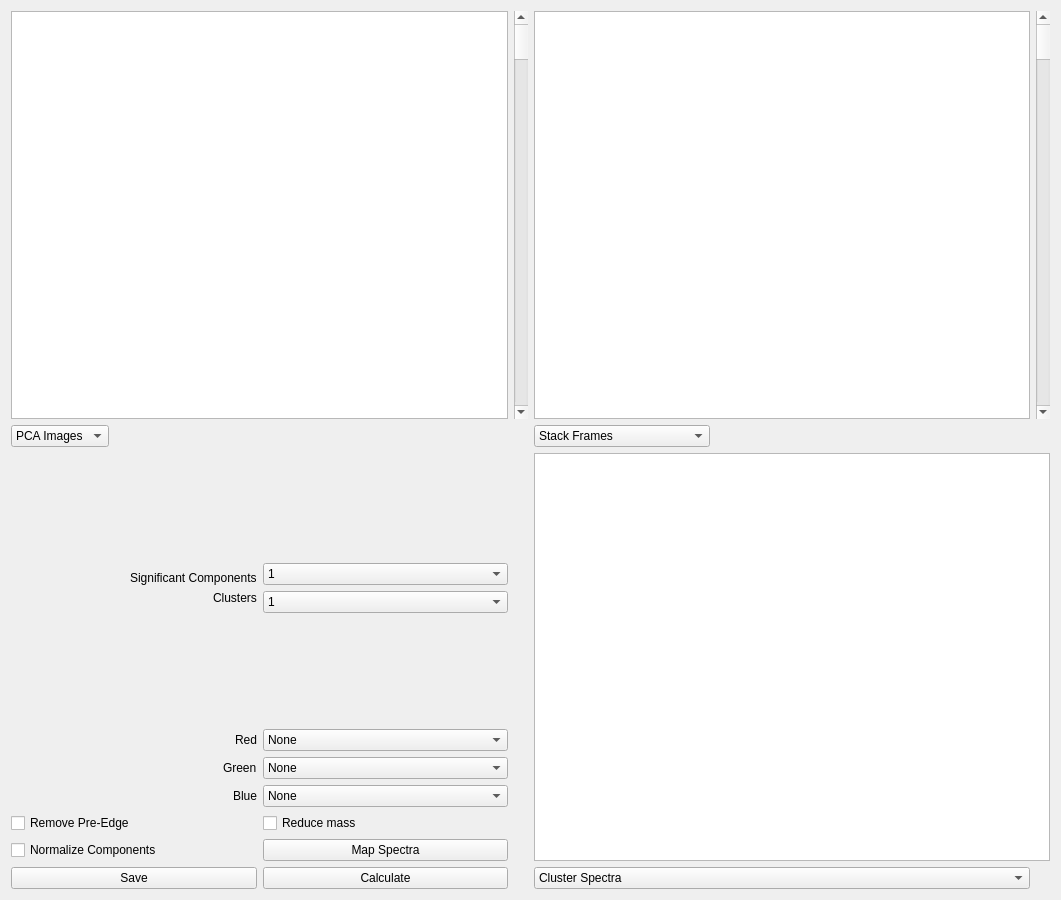
<?xml version="1.0" encoding="UTF-8"?>
<ui version="4.0">
 <class>pcaViewer</class>
 <widget class="QWidget" name="pcaViewer">
  <property name="geometry">
   <rect>
    <x>0</x>
    <y>0</y>
    <width>1061</width>
    <height>900</height>
   </rect>
  </property>
  <property name="windowTitle">
   <string>PCA Viewer</string>
  </property>
  <layout class="QGridLayout" name="gridLayout">
   <item row="1" column="3">
    <widget class="QScrollBar" name="stackSlider">
     <property name="sizePolicy">
      <sizepolicy hsizetype="Fixed" vsizetype="Preferred">
       <horstretch>0</horstretch>
       <verstretch>0</verstretch>
      </sizepolicy>
     </property>
     <property name="orientation">
      <enum>Qt::Vertical</enum>
     </property>
    </widget>
   </item>
   <item row="2" column="0">
    <widget class="QComboBox" name="pcaCombo">
     <property name="sizePolicy">
      <sizepolicy hsizetype="Fixed" vsizetype="Fixed">
       <horstretch>0</horstretch>
       <verstretch>0</verstretch>
      </sizepolicy>
     </property>
     <item>
      <property name="text">
       <string>PCA Images</string>
      </property>
     </item>
     <item>
      <property name="text">
       <string>Clusters</string>
      </property>
     </item>
    </widget>
   </item>
   <item row="1" column="0">
    <widget class="ImageView" name="pcaMaps">
     <property name="sizePolicy">
      <sizepolicy hsizetype="Expanding" vsizetype="Expanding">
       <horstretch>0</horstretch>
       <verstretch>0</verstretch>
      </sizepolicy>
     </property>
    </widget>
   </item>
   <item row="2" column="2">
    <widget class="QComboBox" name="stackCombo">
     <property name="sizePolicy">
      <sizepolicy hsizetype="Fixed" vsizetype="Fixed">
       <horstretch>0</horstretch>
       <verstretch>0</verstretch>
      </sizepolicy>
     </property>
     <item>
      <property name="text">
       <string>Stack Frames</string>
      </property>
     </item>
     <item>
      <property name="text">
       <string>PCA Filtered Stack Frames</string>
      </property>
     </item>
     <item>
      <property name="text">
       <string>Component Maps</string>
      </property>
     </item>
     <item>
      <property name="text">
       <string>RGB Map</string>
      </property>
     </item>
     <item>
      <property name="text">
       <string>R-factor Map</string>
      </property>
     </item>
    </widget>
   </item>
   <item row="1" column="2">
    <widget class="ImageView" name="stackMaps">
     <property name="sizePolicy">
      <sizepolicy hsizetype="Expanding" vsizetype="Expanding">
       <horstretch>0</horstretch>
       <verstretch>0</verstretch>
      </sizepolicy>
     </property>
    </widget>
   </item>
   <item row="3" column="2" colspan="2">
    <widget class="PlotWidget" name="spectraPlot">
     <property name="sizePolicy">
      <sizepolicy hsizetype="Expanding" vsizetype="Expanding">
       <horstretch>0</horstretch>
       <verstretch>0</verstretch>
      </sizepolicy>
     </property>
    </widget>
   </item>
   <item row="1" column="1">
    <widget class="QScrollBar" name="pcaSlider">
     <property name="sizePolicy">
      <sizepolicy hsizetype="Fixed" vsizetype="Preferred">
       <horstretch>0</horstretch>
       <verstretch>0</verstretch>
      </sizepolicy>
     </property>
     <property name="orientation">
      <enum>Qt::Vertical</enum>
     </property>
    </widget>
   </item>
   <item row="4" column="2">
    <widget class="QComboBox" name="plotCombo">
     <item>
      <property name="text">
       <string>Cluster Spectra</string>
      </property>
     </item>
     <item>
      <property name="text">
       <string>Eigen Values</string>
      </property>
     </item>
     <item>
      <property name="text">
       <string>Point Spectrum</string>
      </property>
     </item>
    </widget>
   </item>
   <item row="3" column="0" rowspan="2">
    <layout class="QGridLayout" name="gridLayout_2">
     <item row="10" column="5">
      <widget class="QComboBox" name="redCombo">
       <item>
        <property name="text">
         <string>None</string>
        </property>
       </item>
      </widget>
     </item>
     <item row="11" column="4" alignment="Qt::AlignRight">
      <widget class="QLabel" name="label_4">
       <property name="text">
        <string>Green</string>
       </property>
      </widget>
     </item>
     <item row="12" column="4" alignment="Qt::AlignRight">
      <widget class="QLabel" name="label_5">
       <property name="text">
        <string>Blue</string>
       </property>
      </widget>
     </item>
     <item row="14" column="4" alignment="Qt::AlignLeft">
      <widget class="QCheckBox" name="preEdgeButton">
       <property name="sizePolicy">
        <sizepolicy hsizetype="Preferred" vsizetype="Fixed">
         <horstretch>0</horstretch>
         <verstretch>0</verstretch>
        </sizepolicy>
       </property>
       <property name="text">
        <string>Remove Pre-Edge</string>
       </property>
      </widget>
     </item>
     <item row="16" column="4">
      <widget class="QPushButton" name="saveButton">
       <property name="sizePolicy">
        <sizepolicy hsizetype="Preferred" vsizetype="Fixed">
         <horstretch>0</horstretch>
         <verstretch>0</verstretch>
        </sizepolicy>
       </property>
       <property name="text">
        <string>Save</string>
       </property>
      </widget>
     </item>
     <item row="11" column="5">
      <widget class="QComboBox" name="greenCombo">
       <item>
        <property name="text">
         <string>None</string>
        </property>
       </item>
      </widget>
     </item>
     <item row="15" column="5">
      <widget class="QPushButton" name="mapButton">
       <property name="sizePolicy">
        <sizepolicy hsizetype="Preferred" vsizetype="Fixed">
         <horstretch>0</horstretch>
         <verstretch>0</verstretch>
        </sizepolicy>
       </property>
       <property name="text">
        <string>Map Spectra</string>
       </property>
      </widget>
     </item>
     <item row="10" column="4" alignment="Qt::AlignRight">
      <widget class="QLabel" name="label_3">
       <property name="text">
        <string>Red</string>
       </property>
      </widget>
     </item>
     <item row="9" column="5" alignment="Qt::AlignTop">
      <widget class="QComboBox" name="nClustersCombo">
       <item>
        <property name="text">
         <string>1</string>
        </property>
       </item>
       <item>
        <property name="text">
         <string>2</string>
        </property>
       </item>
       <item>
        <property name="text">
         <string>3</string>
        </property>
       </item>
       <item>
        <property name="text">
         <string>4</string>
        </property>
       </item>
       <item>
        <property name="text">
         <string>5</string>
        </property>
       </item>
       <item>
        <property name="text">
         <string>6</string>
        </property>
       </item>
       <item>
        <property name="text">
         <string>7</string>
        </property>
       </item>
       <item>
        <property name="text">
         <string>8</string>
        </property>
       </item>
       <item>
        <property name="text">
         <string>9</string>
        </property>
       </item>
       <item>
        <property name="text">
         <string>10</string>
        </property>
       </item>
      </widget>
     </item>
     <item row="8" column="5" alignment="Qt::AlignBottom">
      <widget class="QComboBox" name="nPCCombo">
       <item>
        <property name="text">
         <string>1</string>
        </property>
       </item>
       <item>
        <property name="text">
         <string>2</string>
        </property>
       </item>
       <item>
        <property name="text">
         <string>3</string>
        </property>
       </item>
       <item>
        <property name="text">
         <string>4</string>
        </property>
       </item>
       <item>
        <property name="text">
         <string>5</string>
        </property>
       </item>
       <item>
        <property name="text">
         <string>6</string>
        </property>
       </item>
       <item>
        <property name="text">
         <string>7</string>
        </property>
       </item>
       <item>
        <property name="text">
         <string>8</string>
        </property>
       </item>
       <item>
        <property name="text">
         <string>9</string>
        </property>
       </item>
       <item>
        <property name="text">
         <string>10</string>
        </property>
       </item>
      </widget>
     </item>
     <item row="15" column="4" alignment="Qt::AlignLeft">
      <widget class="QCheckBox" name="normButton">
       <property name="text">
        <string>Normalize Components</string>
       </property>
      </widget>
     </item>
     <item row="12" column="5">
      <widget class="QComboBox" name="blueCombo">
       <item>
        <property name="text">
         <string>None</string>
        </property>
       </item>
      </widget>
     </item>
     <item row="16" column="5">
      <widget class="QPushButton" name="calcButton">
       <property name="sizePolicy">
        <sizepolicy hsizetype="Preferred" vsizetype="Fixed">
         <horstretch>0</horstretch>
         <verstretch>0</verstretch>
        </sizepolicy>
       </property>
       <property name="text">
        <string>Calculate</string>
       </property>
      </widget>
     </item>
     <item row="8" column="4" alignment="Qt::AlignRight|Qt::AlignBottom">
      <widget class="QLabel" name="label">
       <property name="sizePolicy">
        <sizepolicy hsizetype="Preferred" vsizetype="Preferred">
         <horstretch>0</horstretch>
         <verstretch>0</verstretch>
        </sizepolicy>
       </property>
       <property name="text">
        <string>Significant Components</string>
       </property>
      </widget>
     </item>
     <item row="9" column="4" alignment="Qt::AlignRight|Qt::AlignTop">
      <widget class="QLabel" name="label_2">
       <property name="sizePolicy">
        <sizepolicy hsizetype="Preferred" vsizetype="Preferred">
         <horstretch>0</horstretch>
         <verstretch>0</verstretch>
        </sizepolicy>
       </property>
       <property name="text">
        <string>Clusters</string>
       </property>
      </widget>
     </item>
     <item row="14" column="5">
      <widget class="QCheckBox" name="massCheckBox">
       <property name="text">
        <string>Reduce mass</string>
       </property>
      </widget>
     </item>
    </layout>
   </item>
  </layout>
 </widget>
 <customwidgets>
  <customwidget>
   <class>ImageView</class>
   <extends>QGraphicsView</extends>
   <header location="global">pyqtgraph</header>
  </customwidget>
  <customwidget>
   <class>PlotWidget</class>
   <extends>QGraphicsView</extends>
   <header>pyqtgraph</header>
   <slots>
    <slot>clicked()</slot>
   </slots>
  </customwidget>
 </customwidgets>
 <resources/>
 <connections/>
</ui>
